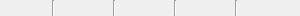
<?xml version="1.0" encoding="UTF-8"?>
<ui version="4.0">
 <class>StatusBarPanel</class>
 <widget class="QWidget" name="StatusBarPanel">
  <property name="geometry">
   <rect>
    <x>0</x>
    <y>0</y>
    <width>300</width>
    <height>16</height>
   </rect>
  </property>
  <property name="windowTitle">
   <string>Form</string>
  </property>
  <layout class="QHBoxLayout" name="horizontalLayout">
   <property name="leftMargin">
    <number>0</number>
   </property>
   <property name="topMargin">
    <number>0</number>
   </property>
   <property name="rightMargin">
    <number>0</number>
   </property>
   <property name="bottomMargin">
    <number>0</number>
   </property>
   <item>
    <widget class="QLabel" name="zoneModeLabel">
     <property name="sizePolicy">
      <sizepolicy hsizetype="Minimum" vsizetype="Minimum">
       <horstretch>0</horstretch>
       <verstretch>0</verstretch>
      </sizepolicy>
     </property>
     <property name="minimumSize">
      <size>
       <width>16</width>
       <height>16</height>
      </size>
     </property>
     <property name="toolTip">
      <string>Zone creation mode.</string>
     </property>
     <property name="statusTip">
      <string>The type of a new zone created.</string>
     </property>
     <property name="alignment">
      <set>Qt::AlignRight|Qt::AlignTrailing|Qt::AlignVCenter</set>
     </property>
    </widget>
   </item>
   <item>
    <widget class="Line" name="zoneModeLine">
     <property name="orientation">
      <enum>Qt::Vertical</enum>
     </property>
    </widget>
   </item>
   <item>
    <widget class="QLabel" name="mousePosLabel">
     <property name="sizePolicy">
      <sizepolicy hsizetype="Minimum" vsizetype="Minimum">
       <horstretch>0</horstretch>
       <verstretch>0</verstretch>
      </sizepolicy>
     </property>
     <property name="minimumSize">
      <size>
       <width>0</width>
       <height>0</height>
      </size>
     </property>
     <property name="toolTip">
      <string>Mouse position.</string>
     </property>
     <property name="statusTip">
      <string>Mouse position relative to page.</string>
     </property>
     <property name="alignment">
      <set>Qt::AlignRight|Qt::AlignTrailing|Qt::AlignVCenter</set>
     </property>
    </widget>
   </item>
   <item>
    <widget class="Line" name="mousePosLine">
     <property name="orientation">
      <enum>Qt::Vertical</enum>
     </property>
    </widget>
   </item>
   <item>
    <widget class="QLabel" name="physSizeLabel">
     <property name="sizePolicy">
      <sizepolicy hsizetype="Minimum" vsizetype="Minimum">
       <horstretch>0</horstretch>
       <verstretch>0</verstretch>
      </sizepolicy>
     </property>
     <property name="minimumSize">
      <size>
       <width>0</width>
       <height>0</height>
      </size>
     </property>
     <property name="toolTip">
      <string>Image size.</string>
     </property>
     <property name="statusTip">
      <string>Image size in current units.</string>
     </property>
     <property name="alignment">
      <set>Qt::AlignCenter</set>
     </property>
     <property name="textInteractionFlags">
      <set>Qt::LinksAccessibleByMouse|Qt::TextSelectableByMouse</set>
     </property>
    </widget>
   </item>
   <item>
    <widget class="Line" name="physSizeLine">
     <property name="orientation">
      <enum>Qt::Vertical</enum>
     </property>
    </widget>
   </item>
   <item>
    <widget class="QLabel" name="pageNoLabel">
     <property name="sizePolicy">
      <sizepolicy hsizetype="Minimum" vsizetype="Minimum">
       <horstretch>0</horstretch>
       <verstretch>0</verstretch>
      </sizepolicy>
     </property>
     <property name="minimumSize">
      <size>
       <width>0</width>
       <height>0</height>
      </size>
     </property>
     <property name="toolTip">
      <string>Page number.</string>
     </property>
     <property name="statusTip">
      <string>Position of the selected page in current order.</string>
     </property>
     <property name="text">
      <string/>
     </property>
     <property name="alignment">
      <set>Qt::AlignCenter</set>
     </property>
     <property name="textInteractionFlags">
      <set>Qt::LinksAccessibleByMouse</set>
     </property>
    </widget>
   </item>
   <item>
    <widget class="Line" name="pageInfoLine">
     <property name="orientation">
      <enum>Qt::Vertical</enum>
     </property>
    </widget>
   </item>
   <item>
    <widget class="QLabel" name="pageInfoLabel">
     <property name="sizePolicy">
      <sizepolicy hsizetype="Minimum" vsizetype="Minimum">
       <horstretch>0</horstretch>
       <verstretch>0</verstretch>
      </sizepolicy>
     </property>
     <property name="minimumSize">
      <size>
       <width>0</width>
       <height>0</height>
      </size>
     </property>
     <property name="toolTip">
      <string>Page information.</string>
     </property>
     <property name="statusTip">
      <string>Page name and type.</string>
     </property>
     <property name="text">
      <string/>
     </property>
     <property name="alignment">
      <set>Qt::AlignCenter</set>
     </property>
    </widget>
   </item>
   <item>
    <spacer name="horizontalSpacer_2">
     <property name="orientation">
      <enum>Qt::Horizontal</enum>
     </property>
     <property name="sizeType">
      <enum>QSizePolicy::Fixed</enum>
     </property>
     <property name="sizeHint" stdset="0">
      <size>
       <width>10</width>
       <height>0</height>
      </size>
     </property>
    </spacer>
   </item>
  </layout>
 </widget>
 <resources/>
 <connections/>
</ui>
